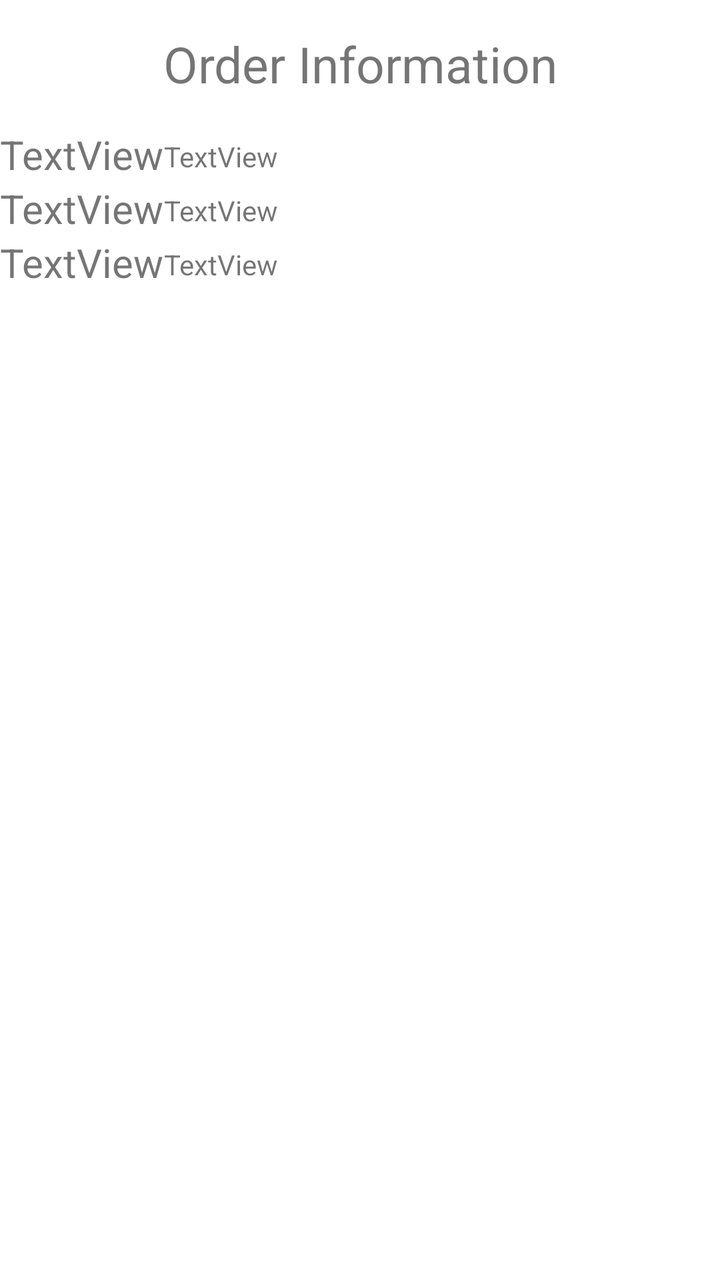
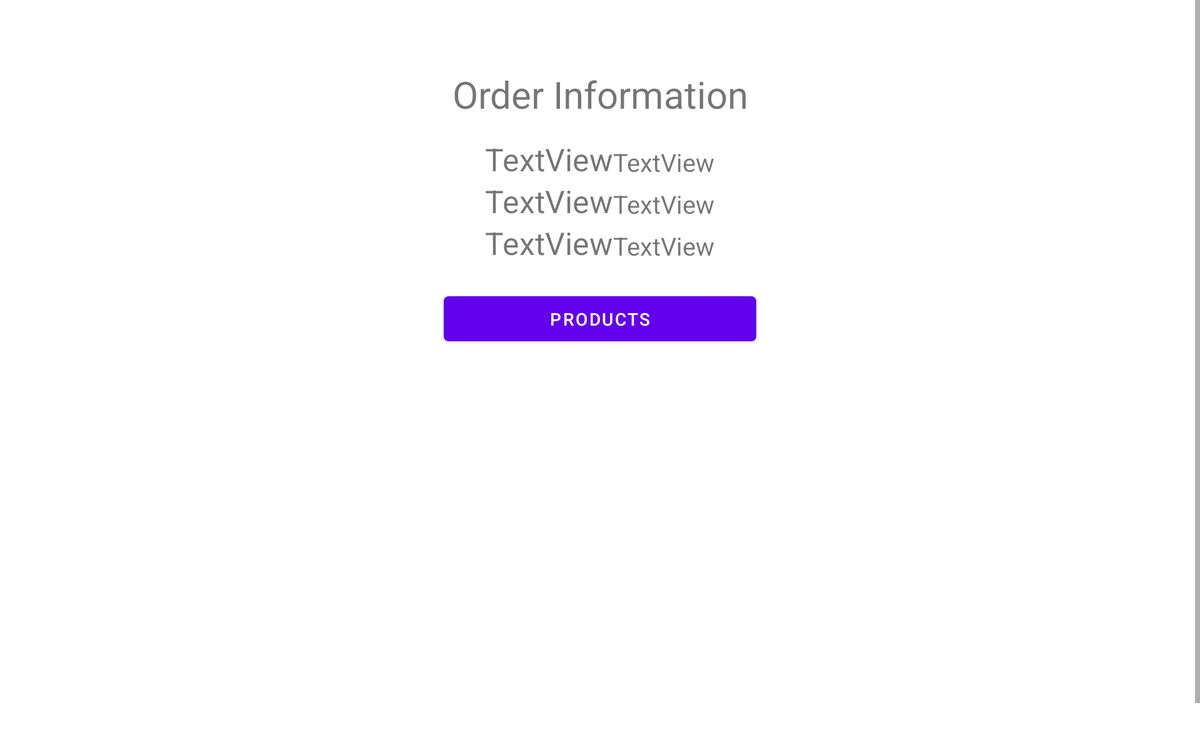

Two renders of one Android screen. The first uses the default layout on a phone; the second uses the alternative layout the repository ships for a different screen configuration, on a matching device. The two XML files are below.
<!-- AndroidManifest.xml: fallback theme Theme.MaterialComponents.DayNight.NoActionBar -->
<!-- res/layout/order_info.xml -->
<?xml version="1.0" encoding="utf-8"?>
<RelativeLayout xmlns:android="http://schemas.android.com/apk/res/android"
    android:layout_width="fill_parent"
    android:layout_height="fill_parent" >

    <RelativeLayout
        android:id="@+id/textInformation"
        android:layout_width="fill_parent"
        android:layout_height="wrap_content"
        android:gravity="center_horizontal" >

        <TextView
            android:id="@+id/title"
            android:layout_width="fill_parent"
            android:layout_height="wrap_content"
            android:layout_alignParentTop="true"
            android:gravity="center_horizontal"
            android:padding="15sp"
            android:text="Order Information"
            android:textSize="25sp" >
        </TextView>

        <TextView
            android:id="@+id/orderStatusLabel"
            android:layout_width="wrap_content"
            android:layout_height="wrap_content"
            android:layout_alignLeft="@+id/title"
            android:layout_below="@+id/title"
            android:text="TextView"
            android:textSize="20sp" >
        </TextView>

        <TextView
            android:id="@+id/orderStatusValue"
            android:layout_width="wrap_content"
            android:layout_height="wrap_content"
            android:layout_alignBottom="@+id/orderStatus"
            android:layout_alignTop="@+id/orderStatusLabel"
            android:layout_toRightOf="@+id/orderStatusLabel"
            android:paddingTop="5sp"
            android:text="TextView" >
        </TextView>

        <TextView
            android:id="@+id/shippedDateLabel"
            android:layout_width="wrap_content"
            android:layout_height="wrap_content"
            android:layout_alignLeft="@+id/orderStatusLabel"
            android:layout_below="@+id/orderStatusLabel"
            android:text="TextView"
            android:textSize="20sp" >
        </TextView>

        <TextView
            android:id="@+id/shippedDateValue"
            android:layout_width="wrap_content"
            android:layout_height="wrap_content"
            android:layout_alignBottom="@+id/shippedDateLabel"
            android:layout_alignTop="@+id/shippedDateLabel"
            android:layout_toRightOf="@+id/shippedDateLabel"
            android:paddingTop="5sp"
            android:text="TextView" >
        </TextView>

        <TextView
            android:id="@+id/locationLabel"
            android:layout_width="wrap_content"
            android:layout_height="wrap_content"
            android:layout_alignLeft="@+id/shippedDateLabel"
            android:layout_below="@+id/shippedDateLabel"
            android:text="TextView"
            android:textSize="20sp" >
        </TextView>

        <TextView
            android:id="@+id/locationValue"
            android:layout_width="wrap_content"
            android:layout_height="wrap_content"
            android:layout_alignBottom="@+id/locationLabel"
            android:layout_alignTop="@+id/locationLabel"
            android:layout_toRightOf="@+id/locationLabel"
            android:paddingTop="5sp"
            android:text="TextView" >
        </TextView>
    </RelativeLayout>

</RelativeLayout>
<!-- resources referenced by this layout -->
<resources>

</resources>
<!-- res/layout-large-land/order_info.xml (the repository's variant of the layout above) -->
<!-- drawn on a 7-inch tablet turned sideways -->
<?xml version="1.0" encoding="utf-8"?>
<ScrollView xmlns:android="http://schemas.android.com/apk/res/android"
    android:id="@+id/scroller"
    android:layout_width="fill_parent"
    android:layout_height="fill_parent"
    android:fillViewport="true" >

    <RelativeLayout
        xmlns:android="http://schemas.android.com/apk/res/android"
        android:layout_width="fill_parent"
        android:layout_height="wrap_content"
        android:layout_marginTop="40dip"
        android:gravity="center" >

        <LinearLayout
            xmlns:android="http://schemas.android.com/apk/res/android"
            android:layout_width="fill_parent"
            android:layout_height="fill_parent"
            android:layout_alignParentLeft="true"
            android:layout_alignParentTop="true"
            android:orientation="vertical" >

            <TextView
                android:id="@+id/title"
                android:layout_width="fill_parent"
                android:layout_height="wrap_content"
                android:layout_alignParentTop="true"
                android:gravity="center_horizontal"
                android:padding="15sp"
                android:text="Order Information"
                android:textSize="30sp" />

            <LinearLayout
                android:layout_width="fill_parent"
                android:layout_height="wrap_content"
                android:gravity="center"
                android:orientation="horizontal" >

                <TextView
                    android:id="@+id/orderStatusLabel"
                    android:layout_width="wrap_content"
                    android:layout_height="wrap_content"
                    android:layout_alignLeft="@+id/title"
                    android:layout_below="@+id/title"
                    android:text="TextView"
                    android:textSize="25sp" />

                <TextView
                    android:id="@+id/orderStatusValue"
                    android:layout_width="wrap_content"
                    android:layout_height="wrap_content"
                    android:layout_alignBottom="@+id/orderStatus"
                    android:layout_alignTop="@+id/orderStatusLabel"
                    android:layout_toRightOf="@+id/orderStatusLabel"
                    android:paddingTop="5sp"
                    android:textSize="20sp"
                    android:text="TextView" />
            </LinearLayout>

            <LinearLayout
                android:layout_width="fill_parent"
                android:layout_height="wrap_content"
                android:gravity="center"
                android:orientation="horizontal" >

                <TextView
                    android:id="@+id/shippedDateLabel"
                    android:layout_width="wrap_content"
                    android:layout_height="wrap_content"
                    android:layout_alignLeft="@+id/orderStatusLabel"
                    android:layout_below="@+id/orderStatusLabel"
                    android:text="TextView"
                    android:textSize="25sp" />

                <TextView
                    android:id="@+id/shippedDateValue"
                    android:layout_width="wrap_content"
                    android:layout_height="wrap_content"
                    android:layout_alignBottom="@+id/shippedDateLabel"
                    android:layout_alignTop="@+id/shippedDateLabel"
                    android:layout_toRightOf="@+id/shippedDateLabel"
                    android:paddingTop="5sp"
                    android:textSize="20sp"
                    android:text="TextView" />
            </LinearLayout>
			
             <LinearLayout
                android:layout_width="fill_parent"
                android:layout_height="wrap_content"
                android:gravity="center"
                android:orientation="horizontal" >

                <TextView
                    android:id="@+id/priceLabel"
                    android:layout_width="wrap_content"
                    android:layout_height="wrap_content"
                    android:layout_alignLeft="@+id/title"
                    android:layout_below="@+id/title"
                    android:text="TextView"
                    android:textSize="25sp" />

                <TextView
                    android:id="@+id/priceValue"
                    android:layout_width="wrap_content"
                    android:layout_height="wrap_content"
                    android:layout_alignBottom="@+id/orderStatus"
                    android:layout_alignTop="@+id/orderStatusLabel"
                    android:layout_toRightOf="@+id/orderStatusLabel"
                    android:paddingTop="5sp"
                    android:textSize="20sp"
                    android:text="TextView" />
            </LinearLayout>
            <Button
                android:id="@+id/viewProductsBtn"
                android:layout_width="250dip"
                android:layout_height="wrap_content"
                android:layout_gravity="center_horizontal"
                android:layout_marginTop="20dp"
                android:gravity="center"
                android:onClick="viewOrderItems"
                android:text="products" />
        </LinearLayout>
    </RelativeLayout>

</ScrollView>
